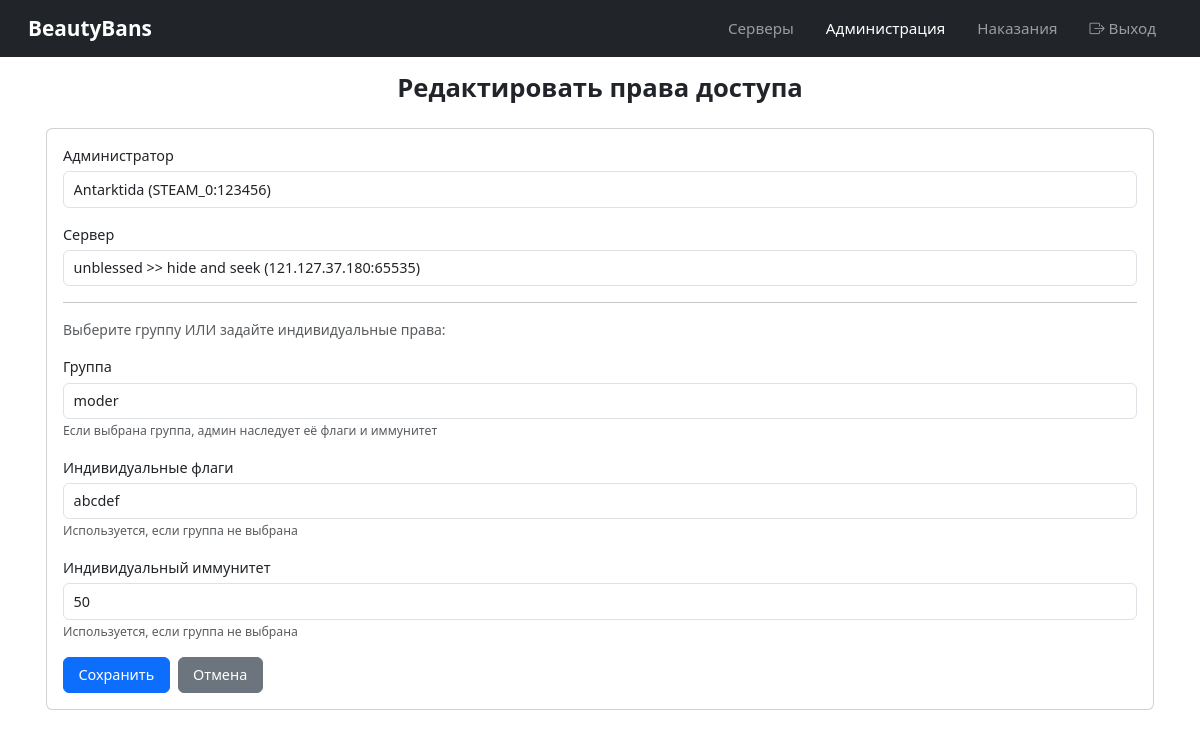
Page /admins/permissions/1/edit/ (signed in) on the committed database.
### admins/models.py (models this page shows, shortened)
class AdminServer(models.Model):
    admin = models.ForeignKey(Admin, on_delete=models.CASCADE, related_name='server_permissions')
    server = models.ForeignKey(Server, on_delete=models.CASCADE, related_name='admin_permissions')
    group = models.ForeignKey(AdminGroup, on_delete=models.SET_NULL, null=True, blank=True, related_name='server_assignments')
    flags = models.CharField(max_length=32, default='', blank=True, help_text='Индивидуальные флаги (если не используется группа)')
    immunity = models.IntegerField(default=0, help_text='Индивидуальный иммунитет (если не используется группа)')
    created_at = models.DateTimeField(auto_now_add=True)
    class Meta:
        verbose_name = 'Admin Server Permission'
        verbose_name_plural = 'Admin Server Permissions'
        unique_together = ('admin', 'server')

### admins/views.py (the view)
# urls.py: path('permissions/<int:pk>/edit/', views.permission_edit, name='permission_edit'),
@login_required
def permission_edit(request, pk):
    import json
    permission = get_object_or_404(AdminServer, pk=pk)
    if request.method == 'POST':
        form = AdminServerForm(request.POST, instance=permission)
        if form.is_valid():
            form.save()
            return redirect('admins:admin_panel') + '?tab=permissions'
    else:
        form = AdminServerForm(instance=permission)
    groups_data = {g.id: {'flags': g.flags, 'immunity': g.immunity} for g in AdminGroup.objects.all()}
    return render(request, 'admins/permission_form.html', {
        'form': form,
        'action': 'Редактировать',
        'groups_data_json': json.dumps(groups_data)
    })

### admins/forms.py
class AdminServerForm(forms.ModelForm):
    class Meta:
        model = AdminServer
        fields = ['admin', 'server', 'group', 'flags', 'immunity']
        widgets = {
            'admin': forms.Select(attrs={'class': 'form-control'}),
            'server': forms.Select(attrs={'class': 'form-control'}),
            'group': forms.Select(attrs={'class': 'form-control'}),
            'flags': forms.TextInput(attrs={'class': 'form-control', 'placeholder': 'Индивидуальные флаги'}),
            'immunity': forms.NumberInput(attrs={'class': 'form-control', 'placeholder': 'Индивидуальный иммунитет'}),
        }

### admins/models.py (called while the page is built)
    def __str__(self):
        return self.name

    def __str__(self):
        return f'{self.name} ({self.steam_id})'

### servers/models.py (called while the page is built)
    def __str__(self):
        return f'{self.name} ({self.ip}:{self.port})'

### admins/templates/admins/permission_form.html (shortened to what this page needs)
{% extends 'base.html' %}
{% block content %}
<h1>{{ action }} права доступа</h1>
<div class="card mt-4">
    <div class="card-body">
        <form method="post">
            <div class="mb-3">
                <label for="{{ form.admin.id_for_label }}" class="form-label">Администратор</label>
                {{ form.admin }}
            </div>
            <div class="mb-3">
                <label for="{{ form.server.id_for_label }}" class="form-label">Сервер</label>
                {{ form.server }}
            </div>
            <hr>
            <p class="text-muted">Выберите группу ИЛИ задайте индивидуальные права:</p>
            <div class="mb-3">
                <label for="{{ form.group.id_for_label }}" class="form-label">Группа</label>
                {{ form.group }}
                <small class="form-text text-muted">Если выбрана группа, админ наследует её флаги и иммунитет</small>
            </div>
            <div class="mb-3">
                <label for="{{ form.flags.id_for_label }}" class="form-label">Индивидуальные флаги</label>
                {{ form.flags }}
                <small class="form-text text-muted">Используется, если группа не выбрана</small>
            </div>
            <div class="mb-3">
                <label for="{{ form.immunity.id_for_label }}" class="form-label">Индивидуальный иммунитет</label>
                {{ form.immunity }}
                <small class="form-text text-muted">Используется, если группа не выбрана</small>
            </div>
            <div class="d-flex gap-2">
                <button type="submit" class="btn btn-primary">Сохранить</button>
                <a href="{% url 'admins:admin_panel' %}" class="btn btn-secondary">Отмена</a>
            </div>
        </form>
    </div>
</div>
{% endblock %}

### templates/base.html (style rules this page uses)
body { font-size: 14px; }
.btn { font-size: 0.9rem; padding: 0.4rem 0.9rem; }
.form-label { font-size: 0.9rem; font-weight: 500; margin-bottom: 0.3rem; }
.form-control, .form-select { font-size: 0.9rem; padding: 0.4rem 0.6rem; }
.card { border-radius: 0.4rem; max-width: 1200px; margin: 0 auto 1rem auto; }
.card-body { padding: 1rem; }
h1 { font-size: 1.6rem; font-weight: 600; text-align: center; }

### rows in the picture
AdminServer: admin "Antarktida (STEAM_0:123456)", server "unblessed >> hide and seek (121.127.37.180:65535)", group "moder", flags "abcdef", immunity "50"

### other values in the picture
{{ action }} "Редактировать"
